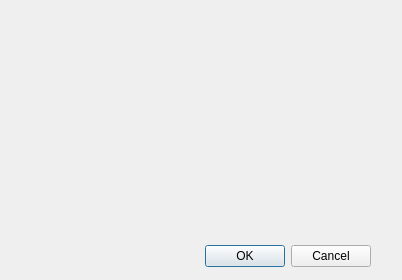
<?xml version="1.0" encoding="UTF-8"?>
<ui version="4.0">
 <class>Dialog</class>
 <widget class="QDialog" name="Dialog">
  <property name="geometry">
   <rect>
    <x>0</x>
    <y>0</y>
    <width>402</width>
    <height>280</height>
   </rect>
  </property>
  <property name="windowTitle">
   <string>Dialog</string>
  </property>
  <widget class="QDialogButtonBox" name="buttonBox">
   <property name="geometry">
    <rect>
     <x>30</x>
     <y>240</y>
     <width>341</width>
     <height>32</height>
    </rect>
   </property>
   <property name="orientation">
    <enum>Qt::Horizontal</enum>
   </property>
   <property name="standardButtons">
    <set>QDialogButtonBox::Cancel|QDialogButtonBox::Ok</set>
   </property>
  </widget>
 </widget>
 <resources/>
 <connections>
  <connection>
   <sender>buttonBox</sender>
   <signal>accepted()</signal>
   <receiver>Dialog</receiver>
   <slot>accept()</slot>
   <hints>
    <hint type="sourcelabel">
     <x>248</x>
     <y>254</y>
    </hint>
    <hint type="destinationlabel">
     <x>157</x>
     <y>274</y>
    </hint>
   </hints>
  </connection>
  <connection>
   <sender>buttonBox</sender>
   <signal>rejected()</signal>
   <receiver>Dialog</receiver>
   <slot>reject()</slot>
   <hints>
    <hint type="sourcelabel">
     <x>316</x>
     <y>260</y>
    </hint>
    <hint type="destinationlabel">
     <x>286</x>
     <y>274</y>
    </hint>
   </hints>
  </connection>
 </connections>
</ui>
